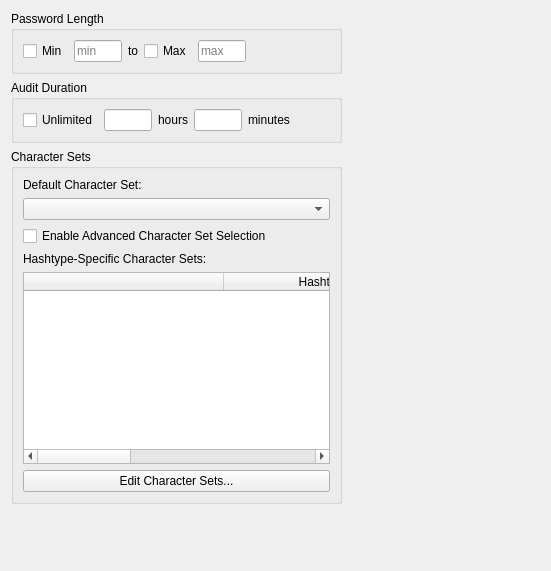
<?xml version="1.0" encoding="UTF-8"?>
<ui version="4.0">
 <class>TechniqueBruteConfig</class>
 <widget class="QWidget" name="TechniqueBruteConfig">
  <property name="geometry">
   <rect>
    <x>0</x>
    <y>0</y>
    <width>551</width>
    <height>571</height>
   </rect>
  </property>
  <property name="maximumSize">
   <size>
    <width>16777215</width>
    <height>16777215</height>
   </size>
  </property>
  <property name="windowTitle">
   <string>Form</string>
  </property>
  <layout class="QGridLayout" name="gridLayout">
   <item row="2" column="0">
    <widget class="QGroupBox" name="groupBox_2">
     <property name="sizePolicy">
      <sizepolicy hsizetype="Expanding" vsizetype="Preferred">
       <horstretch>0</horstretch>
       <verstretch>0</verstretch>
      </sizepolicy>
     </property>
     <property name="minimumSize">
      <size>
       <width>0</width>
       <height>0</height>
      </size>
     </property>
     <property name="title">
      <string>Character Sets</string>
     </property>
     <layout class="QVBoxLayout" name="verticalLayout">
      <item>
       <widget class="QLabel" name="charSetLabel">
        <property name="text">
         <string>Default Character Set:</string>
        </property>
       </widget>
      </item>
      <item>
       <widget class="QComboBox" name="defaultCharSetCombo"/>
      </item>
      <item>
       <widget class="QCheckBox" name="enableAdvancedCharSetsCheckBox">
        <property name="text">
         <string>Enable Advanced Character Set Selection</string>
        </property>
       </widget>
      </item>
      <item>
       <widget class="QLabel" name="hashtypeSpecificLabel">
        <property name="text">
         <string>Hashtype-Specific Character Sets:</string>
        </property>
       </widget>
      </item>
      <item>
       <layout class="QHBoxLayout" name="horizontalLayout_2">
        <item>
         <widget class="QTableWidget" name="specificCharSetsTable">
          <property name="editTriggers">
           <set>QAbstractItemView::AllEditTriggers</set>
          </property>
          <property name="dragDropOverwriteMode">
           <bool>false</bool>
          </property>
          <property name="dragDropMode">
           <enum>QAbstractItemView::DragDrop</enum>
          </property>
          <property name="defaultDropAction">
           <enum>Qt::MoveAction</enum>
          </property>
          <property name="alternatingRowColors">
           <bool>false</bool>
          </property>
          <property name="selectionBehavior">
           <enum>QAbstractItemView::SelectRows</enum>
          </property>
          <property name="cornerButtonEnabled">
           <bool>false</bool>
          </property>
          <property name="columnCount">
           <number>3</number>
          </property>
          <attribute name="horizontalHeaderDefaultSectionSize">
           <number>200</number>
          </attribute>
          <attribute name="horizontalHeaderMinimumSectionSize">
           <number>33</number>
          </attribute>
          <attribute name="horizontalHeaderStretchLastSection">
           <bool>true</bool>
          </attribute>
          <attribute name="verticalHeaderVisible">
           <bool>false</bool>
          </attribute>
          <attribute name="verticalHeaderStretchLastSection">
           <bool>false</bool>
          </attribute>
          <column>
           <property name="text">
            <string/>
           </property>
          </column>
          <column>
           <property name="text">
            <string>Hashtype</string>
           </property>
          </column>
          <column>
           <property name="text">
            <string>Character Set</string>
           </property>
          </column>
         </widget>
        </item>
       </layout>
      </item>
      <item>
       <widget class="QPushButton" name="editCharSetsButton">
        <property name="text">
         <string>Edit Character Sets...</string>
        </property>
       </widget>
      </item>
     </layout>
    </widget>
   </item>
   <item row="1" column="0">
    <widget class="QGroupBox" name="groupBox_3">
     <property name="sizePolicy">
      <sizepolicy hsizetype="Expanding" vsizetype="Preferred">
       <horstretch>0</horstretch>
       <verstretch>0</verstretch>
      </sizepolicy>
     </property>
     <property name="minimumSize">
      <size>
       <width>0</width>
       <height>0</height>
      </size>
     </property>
     <property name="title">
      <string>Audit Duration</string>
     </property>
     <layout class="QVBoxLayout" name="verticalLayout_8">
      <item>
       <layout class="QHBoxLayout" name="horizontalLayout_3">
        <item>
         <widget class="QCheckBox" name="unlimitedCheckBox">
          <property name="text">
           <string>Unlimited</string>
          </property>
         </widget>
        </item>
        <item>
         <widget class="QLineEdit" name="durationHoursText">
          <property name="maximumSize">
           <size>
            <width>48</width>
            <height>16777215</height>
           </size>
          </property>
         </widget>
        </item>
        <item>
         <widget class="QLabel" name="label_5">
          <property name="text">
           <string>hours</string>
          </property>
         </widget>
        </item>
        <item>
         <widget class="QLineEdit" name="durationMinutesText">
          <property name="maximumSize">
           <size>
            <width>48</width>
            <height>16777215</height>
           </size>
          </property>
         </widget>
        </item>
        <item>
         <widget class="QLabel" name="label_8">
          <property name="text">
           <string>minutes</string>
          </property>
         </widget>
        </item>
        <item>
         <spacer name="horizontalSpacer_2">
          <property name="orientation">
           <enum>Qt::Horizontal</enum>
          </property>
          <property name="sizeHint" stdset="0">
           <size>
            <width>40</width>
            <height>20</height>
           </size>
          </property>
         </spacer>
        </item>
       </layout>
      </item>
     </layout>
    </widget>
   </item>
   <item row="4" column="0">
    <spacer name="verticalSpacer">
     <property name="orientation">
      <enum>Qt::Vertical</enum>
     </property>
     <property name="sizeHint" stdset="0">
      <size>
       <width>20</width>
       <height>40</height>
      </size>
     </property>
    </spacer>
   </item>
   <item row="2" column="1">
    <spacer name="horizontalSpacer_3">
     <property name="orientation">
      <enum>Qt::Horizontal</enum>
     </property>
     <property name="sizeHint" stdset="0">
      <size>
       <width>40</width>
       <height>20</height>
      </size>
     </property>
    </spacer>
   </item>
   <item row="0" column="0">
    <widget class="QGroupBox" name="groupBox">
     <property name="sizePolicy">
      <sizepolicy hsizetype="Expanding" vsizetype="Preferred">
       <horstretch>0</horstretch>
       <verstretch>0</verstretch>
      </sizepolicy>
     </property>
     <property name="minimumSize">
      <size>
       <width>0</width>
       <height>0</height>
      </size>
     </property>
     <property name="title">
      <string>Password Length</string>
     </property>
     <layout class="QVBoxLayout" name="verticalLayout_7">
      <item>
       <layout class="QHBoxLayout" name="horizontalLayout">
        <item>
         <widget class="QCheckBox" name="minCheckBox">
          <property name="text">
           <string>Min</string>
          </property>
         </widget>
        </item>
        <item>
         <widget class="QLineEdit" name="minCharsEdit">
          <property name="maximumSize">
           <size>
            <width>48</width>
            <height>16777215</height>
           </size>
          </property>
          <property name="inputMethodHints">
           <set>Qt::ImhDigitsOnly</set>
          </property>
          <property name="maxLength">
           <number>2</number>
          </property>
          <property name="placeholderText">
           <string>min</string>
          </property>
         </widget>
        </item>
        <item>
         <widget class="QLabel" name="label_2">
          <property name="text">
           <string>to</string>
          </property>
         </widget>
        </item>
        <item>
         <widget class="QCheckBox" name="maxCheckBox">
          <property name="text">
           <string>Max</string>
          </property>
         </widget>
        </item>
        <item>
         <widget class="QLineEdit" name="maxCharsEdit">
          <property name="maximumSize">
           <size>
            <width>48</width>
            <height>16777215</height>
           </size>
          </property>
          <property name="inputMethodHints">
           <set>Qt::ImhDigitsOnly</set>
          </property>
          <property name="maxLength">
           <number>2</number>
          </property>
          <property name="placeholderText">
           <string>max</string>
          </property>
         </widget>
        </item>
        <item>
         <spacer name="horizontalSpacer">
          <property name="orientation">
           <enum>Qt::Horizontal</enum>
          </property>
          <property name="sizeHint" stdset="0">
           <size>
            <width>40</width>
            <height>20</height>
           </size>
          </property>
         </spacer>
        </item>
       </layout>
      </item>
     </layout>
    </widget>
   </item>
  </layout>
 </widget>
 <resources>
  <include location="../../lc7/resources/lc7.qrc"/>
 </resources>
 <connections/>
</ui>
